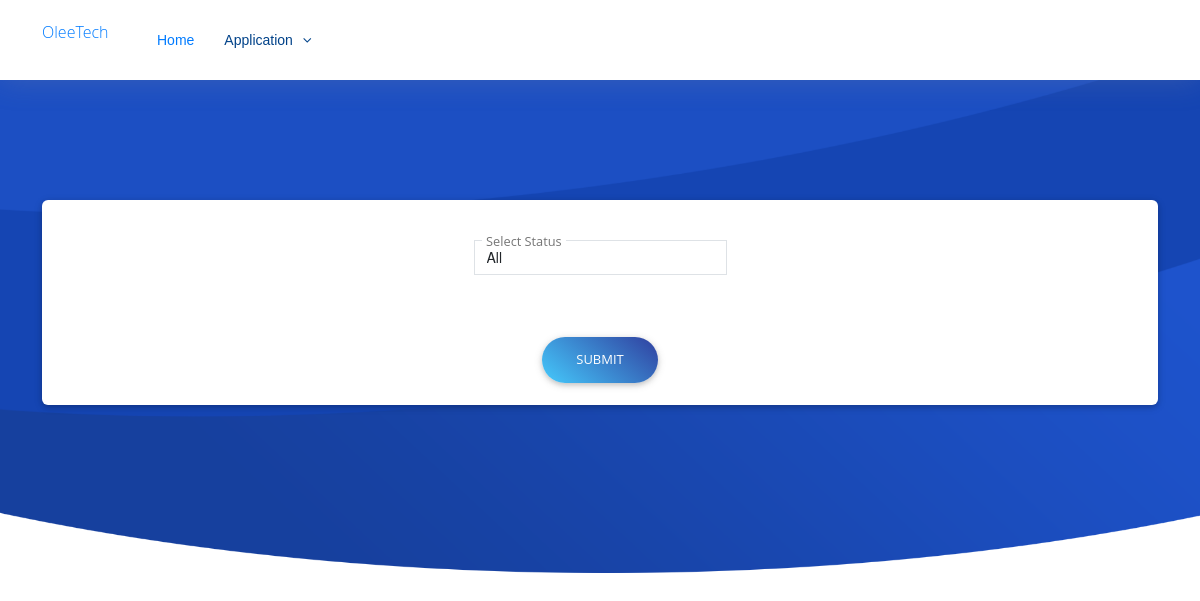
The page /report/Sales/sales_order_status_filter/ on the database as committed earlier.
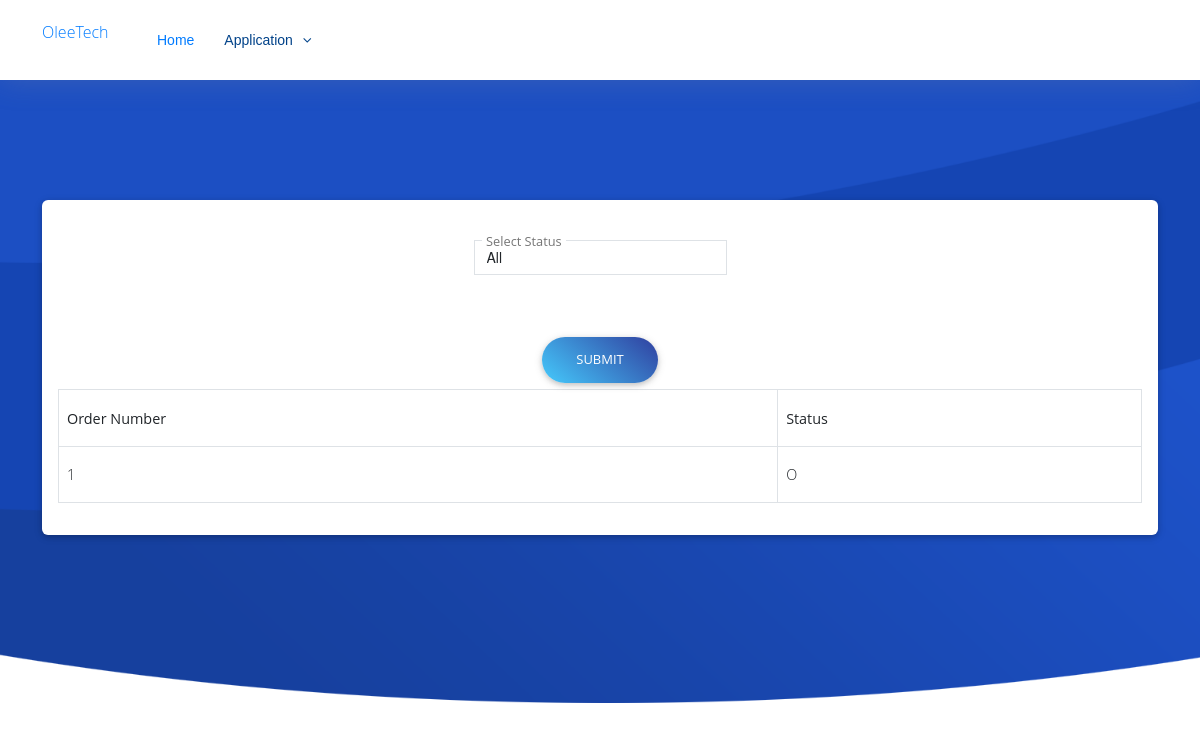
The same page on the database as committed later.
### Sales/models.py (models this page shows, shortened)
class SalesOrderInfo(models.Model):
    Status_CHOICES = [
        ('O', 'Open'),
        ('H', 'Hold'),
        ('C', 'Close'),
        ('F', 'Canceled')
    ]
    status = models.CharField(max_length=1, choices=Status_CHOICES,default='O')
    docNo = models.PositiveIntegerField(default=1, unique=True)
    customerName = models.ForeignKey(BusinessPartner, on_delete=models.CASCADE, null=True, default=None)
    address = models.CharField(max_length=250,blank=True)
    created = models.DateField(default=timezone.now)
    totalAmount = models.DecimalField(max_digits=10, decimal_places=4, null=True, blank=True,default=0)
    totalQty = models.DecimalField(max_digits=10, decimal_places=4, null=True, blank=True, default=0)
    sales_employee = models.ForeignKey(SalesEmployee, on_delete=models.CASCADE, default=1)  # Set the default to an existing SalesEmployee or a specific ID
    owner = models.ForeignKey(User, on_delete=models.CASCADE, null=True, blank=True)
    remarks = models.CharField(max_length=250,default='',blank=True)
    class Meta:
        verbose_name = 'Sales Order'
        verbose_name_plural = 'Sales Order'

### Report/salesorderviews.py (the view)
# urls.py: path('Sales/sales_order_status_filter/', salesorderviews.sales_order_status_filter, name='sales_order_status_filter'),
def sales_order_status_filter(request):
    if request.method == 'POST':
        form = SalesOrderStatusFilterForm(request.POST)
        if form.is_valid():
            status = form.cleaned_data['status']
            if status:
                filtered_orders = SalesOrderInfo.objects.filter(status=status)
            else:
                filtered_orders = SalesOrderInfo.objects.all()
        else:
            filtered_orders = SalesOrderInfo.objects.all()
    else:
        form = SalesOrderStatusFilterForm()
        filtered_orders = SalesOrderInfo.objects.all()
    return render(request, 'sales/sales_order_status_filter.html', {'form': form, 'filtered_orders': filtered_orders})

### Report/forms.py
class SalesOrderStatusFilterForm(forms.Form):
    STATUS_CHOICES = [
        ('', 'All'),  # Include an option to select all statuses
        ('O', 'Open'),
        ('H', 'Hold'),
        ('C', 'Close'),
        ('F', 'Canceled'),
    ]
    status = forms.ChoiceField(choices=STATUS_CHOICES, required=False, label='Select Status')
    def __init__(self, *args, **kwargs):
        super(SalesOrderStatusFilterForm, self).__init__(*args, **kwargs)
        for field_name, field in self.fields.items():
            field.widget.attrs.update({
                'class': 'form-control form-control-sm',
                'id': f"{field_name}",
            })

### Report/templates/sales/sales_order_status_filter.html
{% extends 'basereport.html' %}
{% load static %}
{% block content %}
<section class="section card mb-5">
    <div class="card-body">
{% include '../form.html'%}
{% if filtered_orders %}
    <table id="itemsTable" class="table table-bordered">
        <thead>
            <tr>
                <th>Order Number</th>
                <th>Status</th>
            </tr>
        </thead>
        <tbody>
            {% for order in filtered_orders %}
            <tr>
                <td>{{ order.docNo }}</td>
                <td>{{ order.status }}</td>
            </tr>
            {% empty %}
            <tr>
                <td colspan="2">No matching orders found.</td>
            </tr>
            {% endfor %}
        </tbody>
    </table>
    {% endif %}
    {% endblock %}

### templates/basereport.html (shortened to what this page needs)
{% load static %}
<!DOCTYPE html>
<html>
<head>
  <link href="{% static 'assets/vendor/font-awesome/css/font-awesome.min.css' %}"rel="stylesheet">
    <link href="{% static 'css/bootstrap.min.css' %}" rel="stylesheet">
    <link href="{% static 'css/dataTables.min.css' %}" rel="stylesheet">
    <link href="{% static 'css/jquery-ui.css' %}" rel="stylesheet">
    <link href="{% static 'css/mdb.min.css' %}" rel="stylesheet">
    <link href="{% static 'assets/css/style.css' %}"rel="stylesheet">
</head>
<body>
  <header id="header" class="fixed-top">
    <div class="container">
      <div class="logo float-left" style='width: 100px;
      float: left;'>
        <a href="{% url 'home' %}">
          OleeTech
        </a>
      </div>
      <nav class="main-nav float-right d-none d-lg-block">
        <ul>
          <li class="active"><a href="{% url 'home' %}">Home</a></li>
          <li class="drop-down"><a href="">Application</a>
          </li>
        </ul>
      </nav>
    </div>
  </header>
  <section id="intro" class="clearfix">
    <div class="container" data-aos="fade-up">
        {% block content %}{% endblock %}
    </div>
</section>
</body>
</html>

### Report/templates/form.html (shortened to what this page needs)
<form method="post" class='text-center'>
    <div class="row d-flex justify-content-center">
        {% for field in form %}
        <div class="col-md-3 mb-4">
            <div class="md-form md-outline">
                {{ field }}
              <label class="active" for="{{ field.auto_id }}">{{ field.label }}</label>
            </div>
          </div>
        {% endfor %}
      </div>
<div class="text-center">
    <button class="btn blue-gradient btn-rounded waves-effect waves-light" type="submit">Submit</button>
</div>
</form>

### static/assets/css/style.css (style rules this page uses)
body { background: #fff; color: #444; font-family: "Open Sans", sans-serif; }
a { color: #007bff; transition: 0.5s; }
#header { height: 80px; transition: all 0.5s; z-index: 997; transition: all 0.5s; padding: 20px 0; background: #fff; box-shadow: 0px 0px 30px rgba(127, 137, 161, 0.3); }
.main-nav, .main-nav * { margin: 0; padding: 0; list-style: none; }
.main-nav > ul > li { position: relative; white-space: nowrap; float: left; }
.main-nav a { display: block; position: relative; color: #004289; padding: 10px 15px; transition: 0.3s; font-size: 14px; font-family: "Montserrat", sans-serif; font-weight: 500; }
.main-nav a:hover, .main-nav .active > a, .main-nav li:hover > a { color: #007bff; text-decoration: none; }
.main-nav .drop-down > a:after { content: "\f107"; font-family: FontAwesome; padding-left: 10px; }
.mobile-nav { position: fixed; top: 0; bottom: 0; z-index: 9999; overflow-y: auto; left: -260px; width: 260px; padding-top: 18px; background: rgba(19, 39, 57, 0.8); transition: 0.4s; }
.mobile-nav * { margin: 0; padding: 0; list-style: none; }
.mobile-nav a { display: block; position: relative; color: #fff; padding: 10px 20px; font-weight: 500; }
.mobile-nav a:hover, .mobile-nav .active > a, .mobile-nav li:hover > a { color: #74b5fc; text-decoration: none; }
.mobile-nav .drop-down > a:after { content: "\f078"; font-family: FontAwesome; padding-left: 10px; position: absolute; right: 15px; }
.mobile-nav .drop-down > a { padding-right: 35px; }
#intro { width: 100%; position: relative; background: url("../img/intro-bg.png") center bottom no-repeat; background-size: cover; padding: 200px 0 120px 0; }
section { overflow: hidden; }

### templates/basereport.html (style rules this page uses)
select { display: initial !important; }

Rows that differ between the two databases and show on the page:
added SalesOrderInfo: docNo "1", status "O"
Other text that changed with them:
text now shown: "Order Number Status"
